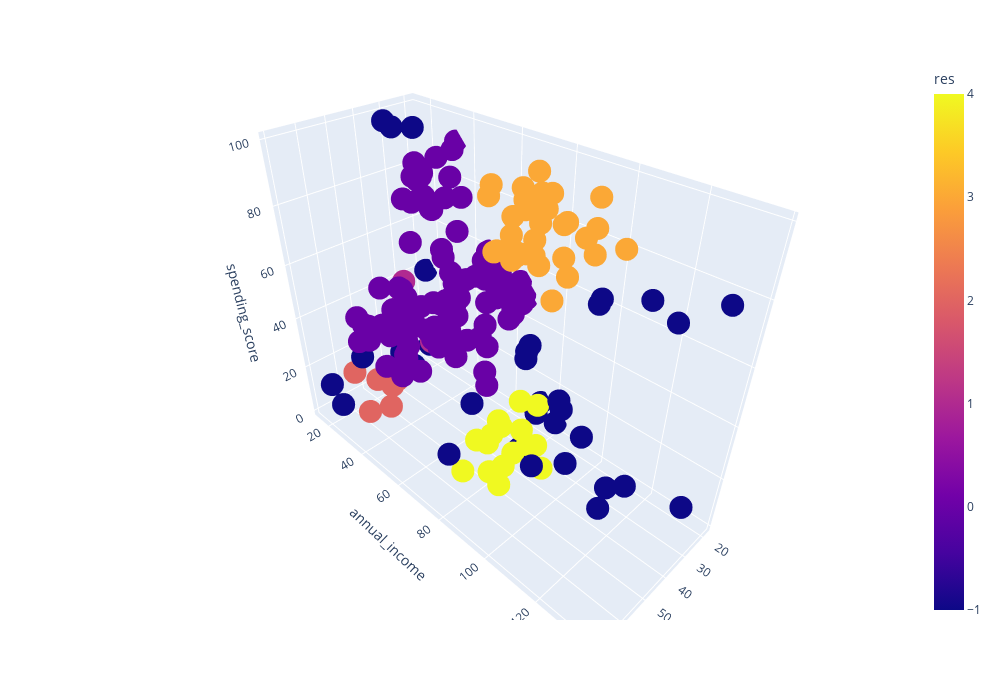

The cell this chart's notebook holds for it:
### Code cell
dbscan = DBSCAN(eps=12)

res = dbscan.fit_predict(X)
df['res'] = res

get_3d_visualization(df, 'res')

### Figure 1 — Plotly figure (JSON) as saved in the notebook; plotly's stock layout.template omitted (floating-point values rounded to 4 significant figures; data arrays with more than 128 entries replaced by an {"elided": "..."} marker saying what was removed)
{"data": [{"hovertemplate": "age=%{x}<br>annual_income=%{y}<br>spending_score=%{z}<br>res=%{marker.color}<extra></extra>", "legendgroup": "", "marker": {"color": {"elided": "200 int values"}, "coloraxis": "coloraxis", "symbol": "circle"}, "mode": "markers", "name": "", "scene": "scene", "showlegend": false, "type": "scatter3d", "x": {"elided": "200 int values"}, "y": {"elided": "200 int values"}, "z": {"elided": "200 int values"}}], "layout": {"coloraxis": {"colorbar": {"title": {"text": "res"}}, "colorscale": [[0, "#0d0887"], [0.1111, "#46039f"], [0.2222, "#7201a8"], [0.3333, "#9c179e"], [0.4444, "#bd3786"], [0.5556, "#d8576b"], [0.6667, "#ed7953"], [0.7778, "#fb9f3a"], [0.8889, "#fdca26"], [1, "#f0f921"]]}, "height": 700, "legend": {"tracegroupgap": 0}, "margin": {"t": 60}, "scene": {"domain": {"x": [0, 1], "y": [0, 1]}, "xaxis": {"title": {"text": "age"}}, "yaxis": {"title": {"text": "annual_income"}}, "zaxis": {"title": {"text": "spending_score"}}}, "width": 1000}}
